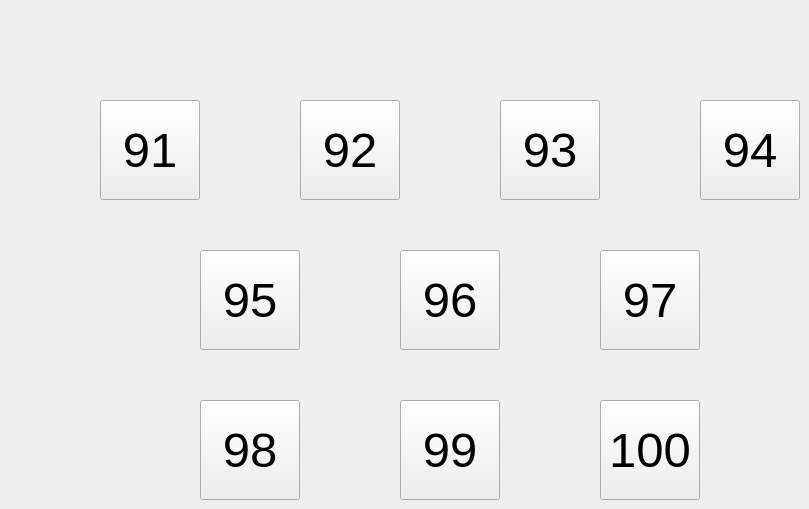
   <widget class="QWidget" name="page_10">
    <widget class="QPushButton" name="Pigsty_91">
     <property name="geometry">
      <rect>
       <x>100</x>
       <y>100</y>
       <width>100</width>
       <height>100</height>
      </rect>
     </property>
     <property name="font">
      <font>
       <pointsize>37</pointsize>
      </font>
     </property>
     <property name="text">
      <string>91</string>
     </property>
    </widget>
    <widget class="QPushButton" name="Pigsty_92">
     <property name="geometry">
      <rect>
       <x>300</x>
       <y>100</y>
       <width>100</width>
       <height>100</height>
      </rect>
     </property>
     <property name="font">
      <font>
       <pointsize>37</pointsize>
      </font>
     </property>
     <property name="text">
      <string>92</string>
     </property>
    </widget>
    <widget class="QPushButton" name="Pigsty_93">
     <property name="geometry">
      <rect>
       <x>500</x>
       <y>100</y>
       <width>100</width>
       <height>100</height>
      </rect>
     </property>
     <property name="font">
      <font>
       <pointsize>37</pointsize>
      </font>
     </property>
     <property name="text">
      <string>93</string>
     </property>
    </widget>
    <widget class="QPushButton" name="Pigsty_94">
     <property name="geometry">
      <rect>
       <x>700</x>
       <y>100</y>
       <width>100</width>
       <height>100</height>
      </rect>
     </property>
     <property name="font">
      <font>
       <pointsize>37</pointsize>
      </font>
     </property>
     <property name="text">
      <string>94</string>
     </property>
    </widget>
    <widget class="QPushButton" name="Pigsty_95">
     <property name="geometry">
      <rect>
       <x>200</x>
       <y>250</y>
       <width>100</width>
       <height>100</height>
      </rect>
     </property>
     <property name="font">
      <font>
       <pointsize>37</pointsize>
      </font>
     </property>
     <property name="text">
      <string>95</string>
     </property>
    </widget>
    <widget class="QPushButton" name="Pigsty_96">
     <property name="geometry">
      <rect>
       <x>400</x>
       <y>250</y>
       <width>100</width>
       <height>100</height>
      </rect>
     </property>
     <property name="font">
      <font>
       <pointsize>37</pointsize>
      </font>
     </property>
     <property name="text">
      <string>96</string>
     </property>
    </widget>
    <widget class="QPushButton" name="Pigsty_97">
     <property name="geometry">
      <rect>
       <x>600</x>
       <y>250</y>
       <width>100</width>
       <height>100</height>
      </rect>
     </property>
     <property name="font">
      <font>
       <pointsize>37</pointsize>
      </font>
     </property>
     <property name="text">
      <string>97</string>
     </property>
    </widget>
    <widget class="QPushButton" name="Pigsty_98">
     <property name="geometry">
      <rect>
       <x>200</x>
       <y>400</y>
       <width>100</width>
       <height>100</height>
      </rect>
     </property>
     <property name="font">
      <font>
       <pointsize>37</pointsize>
      </font>
     </property>
     <property name="text">
      <string>98</string>
     </property>
    </widget>
    <widget class="QPushButton" name="Pigsty_99">
     <property name="geometry">
      <rect>
       <x>400</x>
       <y>400</y>
       <width>100</width>
       <height>100</height>
      </rect>
     </property>
     <property name="font">
      <font>
       <pointsize>37</pointsize>
      </font>
     </property>
     <property name="text">
      <string>99</string>
     </property>
    </widget>
    <widget class="QPushButton" name="Pigsty_100">
     <property name="geometry">
      <rect>
       <x>600</x>
       <y>400</y>
       <width>100</width>
       <height>100</height>
      </rect>
     </property>
     <property name="font">
      <font>
       <pointsize>37</pointsize>
      </font>
     </property>
     <property name="text">
      <string>100</string>
     </property>
    </widget>
   </widget>
